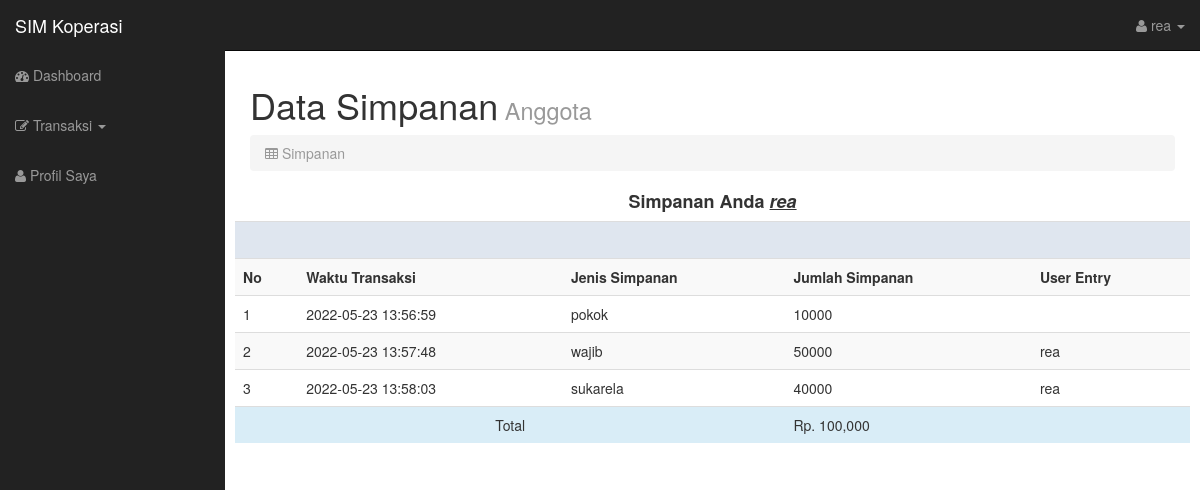
The app's page /indexmember.php?page=simpananmember&username=rea (signed in) with its own data.
### tables this page shows
CREATE TABLE `simpanan` (
  `no` int(11) NOT NULL,
  `username` varchar(255) NOT NULL,
  `jenis_simpan` varchar(10) NOT NULL,
  `jlh_simpan` double NOT NULL,
  `entry` varchar(50) NOT NULL,
  `tgl_masuk` date NOT NULL,
  `tgl_trx` timestamp NOT NULL DEFAULT CURRENT_TIMESTAMP
);

### simpananmember.php (the view, shortened to what this page needs)
<div class="col-lg-12">
    <h1>Data Simpanan<small> Anggota</small></h1>
    <ol class="breadcrumb">
        <li class="active"><i class="fa fa-table"></i> Simpanan </li>
    </ol>
</div>
<table class="table table-striped ">
    <tr bgcolor="#DFE6EF" height="30">
        <h4>
            <center><b>Simpanan Anda <u><i><?=$_SESSION['username']?></i></u></b></center>
        </h4>
        <td>&nbsp;</td>
        <td>&nbsp;</td>
        <td>&nbsp;</td>
        <td>&nbsp;</td>
        <td>&nbsp;</td>
    </tr>
    <tr>
        <th>No</th>
        <th>Waktu Transaksi</th>
        <th>Jenis Simpanan</th>
        <th>Jumlah Simpanan</th>
        <th>User Entry</th>
    </tr>
    <?php
include('config.php');
if (isset($_GET['username'])) {
    $username = $_GET['username'];
}
else {
die ("Username tidak ada!");
}
$sql = mysqli_query($conn, "SELECT * FROM simpanan WHERE username = '$username'");
$no = 0;
while ( $fetch = mysqli_fetch_array($sql)){
    $username = $fetch['username'];
    $no++;
?>
    <tr>
        <td><?=$no?></td>
        <td><?=$fetch['tgl_trx'];?></td>
        <td><?=$fetch['jenis_simpan'];?></td>
        <td><?=$fetch['jlh_simpan']?></td>
        <td><?= $fetch['entry'] ;?></td>
    </tr>
    <?php
}
?>
    <tr class="info">
                    <td colspan="3" align="center">Total</td>
                    <td>Rp. <?php $tot=mysqli_fetch_array(mysqli_query($conn, "SELECT sum(jlh_simpan) as jlh_simpan from simpanan where username = '$username'")); echo number_format($tot['jlh_simpan']);?> </td>
                    <td></td>
                </tr>
</table>
</div>

### css/sb-admin.css (style rules this page uses)
body { margin-top: 50px; }

### records on screen
simpanan: tgl_trx "2022-05-23 13:56:59", jenis_simpan "pokok", jlh_simpan "10000"
simpanan: tgl_trx "2022-05-23 13:57:48", jenis_simpan "wajib", jlh_simpan "50000", entry "rea"
simpanan: tgl_trx "2022-05-23 13:58:03", jenis_simpan "sukarela", jlh_simpan "40000", entry "rea"

### other values on screen
$_SESSION['username'] "rea"
$tot['jlh_simpan'] "100,000"
